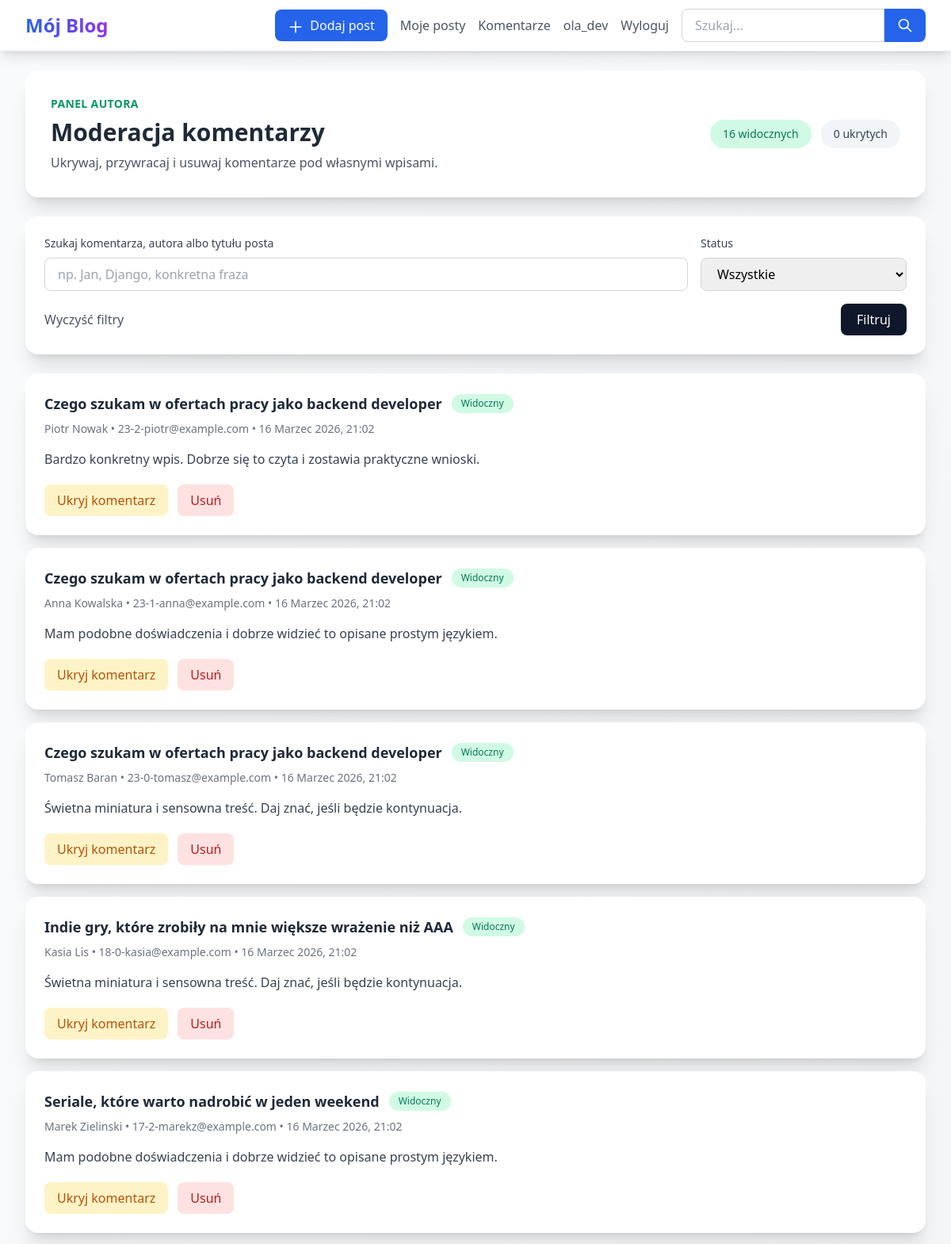
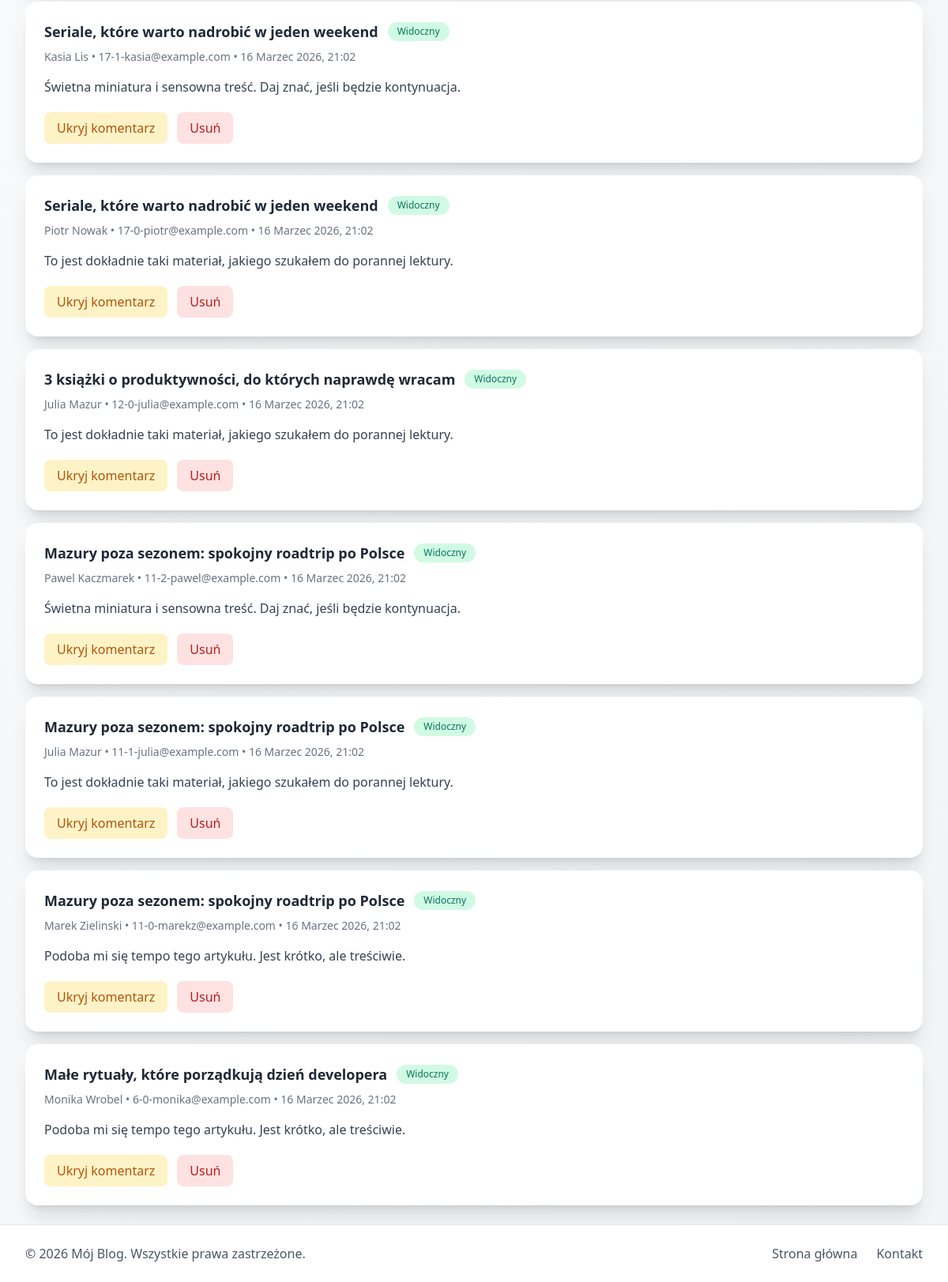
The page /my-comments/ (signed in) on the database its author committed (2 pictures, top to bottom).
### blog/models.py (models this page shows, shortened)
class Comment(models.Model):
    post = models.ForeignKey(Post, on_delete=models.CASCADE, related_name='comments')
    name = models.CharField(max_length=100)
    email = models.EmailField()
    content = models.TextField()
    created_at = models.DateTimeField(auto_now_add=True)
    is_approved = models.BooleanField(default=False)
    class Meta:
        verbose_name = 'Komentarz'
        verbose_name_plural = 'Komentarze'
        ordering = ['created_at']

class Post(models.Model):
    author = models.ForeignKey(
        settings.AUTH_USER_MODEL,
        on_delete=models.SET_NULL,
        related_name='posts',
        null=True,
        blank=True,
    )
    title = models.CharField(max_length=200)
    slug = models.SlugField(unique=True, blank=True)
    content = models.TextField()
    image_url = models.URLField(blank=True)
    category = models.ForeignKey(Category, on_delete=models.CASCADE, related_name='posts', null=True, blank=True)
    tags = models.ManyToManyField(Tag, blank=True)
    created_at = models.DateTimeField(auto_now_add=True)
    updated_at = models.DateTimeField(auto_now=True)
    is_published = models.BooleanField(default=True)
    is_featured = models.BooleanField(default=False)
    class Meta:
        verbose_name = 'Post'
        verbose_name_plural = 'Posty'
        ordering = ['-created_at']

### blog/views.py (the view)
# urls.py: path('my-comments/', views.my_comments, name='my_comments'),
@login_required(login_url='login')
def my_comments(request):
    comments = get_user_comments_queryset(request.user)
    status = request.GET.get('status', '').strip()
    query = request.GET.get('q', '').strip()
    if status == 'approved':
        comments = comments.filter(is_approved=True)
    elif status == 'hidden':
        comments = comments.filter(is_approved=False)
    if query:
        comments = comments.filter(
            Q(content__icontains=query)
            | Q(name__icontains=query)
            | Q(post__title__icontains=query)
        )
    paginator = Paginator(comments, 12)
    page_obj = paginator.get_page(request.GET.get('page'))
    return render(
        request,
        'blog/my_comments.html',
        {
            'page_obj': page_obj,
            'selected_status': status,
            'query': query,
            'approved_count': get_user_comments_queryset(request.user).filter(is_approved=True).count(),
            'hidden_count': get_user_comments_queryset(request.user).filter(is_approved=False).count(),
        },
    )

### blog/views.py (called while the page is built)
def get_user_comments_queryset(user):
    return (
        Comment.objects.filter(post__author=user)
        .select_related('post')
        .order_by('-created_at')
    )

### blog/templates/blog/my_comments.html (shortened to what this page needs)
{% extends 'blog/base.html' %}
{% block content %}
<div class="px-4 sm:px-0">
    <div class="max-w-6xl mx-auto space-y-6">
        <div class="bg-white rounded-2xl shadow-xl p-8 flex items-center justify-between gap-4 flex-wrap">
            <div>
                <p class="text-sm uppercase tracking-wide text-emerald-600 font-semibold mb-2">Panel autora</p>
                <h1 class="text-3xl font-bold text-gray-800">Moderacja komentarzy</h1>
                <p class="text-gray-600 mt-2">Ukrywaj, przywracaj i usuwaj komentarze pod własnymi wpisami.</p>
            </div>
            <div class="flex gap-3 text-sm">
                <span class="px-4 py-2 bg-emerald-100 text-emerald-700 rounded-full font-medium">{{ approved_count }} widocznych</span>
                <span class="px-4 py-2 bg-slate-100 text-slate-700 rounded-full font-medium">{{ hidden_count }} ukrytych</span>
            </div>
        </div>
        <section class="bg-white rounded-2xl shadow-xl p-6">
            <form method="GET" class="grid grid-cols-1 md:grid-cols-4 gap-4">
                <div class="md:col-span-3">
                    <label class="block text-sm font-medium text-gray-700 mb-2">Szukaj komentarza, autora albo tytułu posta</label>
                    <input type="text" name="q" value="{{ query }}" class="w-full px-4 py-2 border border-gray-300 rounded-lg focus:ring-2 focus:ring-emerald-500" placeholder="np. Jan, Django, konkretna fraza">
                </div>
                <div>
                    <label class="block text-sm font-medium text-gray-700 mb-2">Status</label>
                    <select name="status" class="w-full px-4 py-2 border border-gray-300 rounded-lg focus:ring-2 focus:ring-emerald-500">
                        <option value="">Wszystkie</option>
                    </select>
                </div>
                <div class="md:col-span-4 flex items-center justify-between gap-3 flex-wrap">
                    <a href="{% url 'my_comments' %}" class="text-gray-600 hover:text-gray-800 font-medium">Wyczyść filtry</a>
                    <button type="submit" class="bg-slate-900 text-white px-5 py-2 rounded-lg hover:bg-slate-800 transition font-medium">Filtruj</button>
                </div>
            </form>
        </section>
        {% if page_obj.object_list %}
        <div class="space-y-4">
            {% for comment in page_obj.object_list %}
            <article class="bg-white rounded-2xl shadow-xl p-6">
                <div class="flex items-start justify-between gap-4 flex-wrap">
                    <div>
                        <div class="flex items-center gap-3 flex-wrap mb-2">
                            <a href="{% url 'post_detail' comment.post.slug %}" class="text-lg font-semibold text-gray-800 hover:text-blue-600">{{ comment.post.title }}</a>
                            {% if comment.is_approved %}
                            <span class="px-3 py-1 bg-emerald-100 text-emerald-700 rounded-full text-xs font-medium">Widoczny</span>
                            {% else %}
                            <span class="px-3 py-1 bg-slate-100 text-slate-700 rounded-full text-xs font-medium">Ukryty</span>
                            {% endif %}
                        </div>
                        <p class="text-sm text-gray-500">{{ comment.name }} • {{ comment.email }} • {{ comment.created_at|date:"d F Y, H:i" }}</p>
                    </div>
                </div>
                <div class="mt-4 text-gray-700">
                    {{ comment.content|linebreaks }}
                </div>
                <div class="mt-5 flex items-center gap-3 flex-wrap">
                    <form action="{% url 'toggle_comment_approval' comment.pk %}" method="POST">
                        <button type="submit" class="px-4 py-2 rounded-lg font-medium {% if comment.is_approved %}bg-amber-100 text-amber-700 hover:bg-amber-200{% else %}bg-emerald-100 text-emerald-700 hover:bg-emerald-200{% endif %} transition">
                            {% if comment.is_approved %}Ukryj komentarz{% else %}Przywróć komentarz{% endif %}
                        </button>
                    </form>
                    <form action="{% url 'delete_comment' comment.pk %}" method="POST" onsubmit="return confirm('Usunąć ten komentarz?');">
                        <button type="submit" class="bg-red-100 text-red-700 px-4 py-2 rounded-lg hover:bg-red-200 transition font-medium">
                            Usuń
                        </button>
                    </form>
                </div>
            </article>
            {% endfor %}
        </div>
        {% else %}
        <div class="bg-white rounded-2xl shadow-xl p-12 text-center">
            <p class="text-gray-700 text-lg font-medium">Brak komentarzy pasujących do filtrów.</p>
        </div>
        {% endif %}
    </div>
</div>
{% endblock %}

### blog/templates/blog/base.html (shortened to what this page needs)
<!DOCTYPE html>
<html lang="pl">
<head>
    <script src="https://cdn.tailwindcss.com"></script>
</head>
<body class="bg-gradient-to-br from-gray-50 to-gray-100 min-h-screen flex flex-col">
    <nav class="bg-white shadow-lg border-b border-gray-200">
        <div class="max-w-7xl mx-auto px-4 sm:px-6 lg:px-8">
            <div class="flex justify-between h-16">
                <div class="flex items-center">
                    <a href="{% url 'post_list' %}" class="text-2xl font-bold bg-gradient-to-r from-blue-600 to-purple-600 bg-clip-text text-transparent">
                    </a>
                </div>
                <div class="flex items-center space-x-4">
                    {% if user.is_authenticated %}
                    <a href="{% url 'create_post' %}" class="bg-blue-600 text-white px-4 py-2 rounded-lg hover:bg-blue-700 transition font-medium">
                        <svg class="w-5 h-5 inline mr-1" fill="none" stroke="currentColor" viewBox="0 0 24 24">
                            <path stroke-linecap="round" stroke-linejoin="round" stroke-width="2" d="M12 4v16m8-8H4"></path>
                        </svg>
                        Dodaj post
                    </a>
                    <a href="{% url 'my_posts' %}" class="text-gray-600 hover:text-blue-600 transition font-medium">
                        Moje posty
                    </a>
                    <a href="{% url 'my_comments' %}" class="text-gray-600 hover:text-blue-600 transition font-medium">
                        Komentarze
                    </a>
                    <a href="{% url 'profile' %}" class="text-gray-600 hover:text-blue-600 transition font-medium">
                        {{ user.username }}
                    </a>
                    <a href="{% url 'logout' %}" class="text-gray-600 hover:text-red-600 transition font-medium">
                        Wyloguj
                    </a>
                    {% endif %}
                    <form action="{% url 'search' %}" method="GET" class="flex">
                        <input type="text" name="q" placeholder="Szukaj..."
                            class="px-4 py-2 border border-gray-300 rounded-l-lg focus:outline-none focus:ring-2 focus:ring-blue-500 focus:border-transparent w-40 sm:w-64">
                        <button type="submit"
                            class="bg-blue-600 text-white px-4 py-2 rounded-r-lg hover:bg-blue-700 transition">
                            <svg class="w-5 h-5" fill="none" stroke="currentColor" viewBox="0 0 24 24">
                                <path stroke-linecap="round" stroke-linejoin="round" stroke-width="2" d="M21 21l-6-6m2-5a7 7 0 11-14 0 7 7 0 0114 0z"></path>
                            </svg>
                        </button>
                    </form>
                </div>
            </div>
        </div>
    </nav>
    <main class="flex-grow max-w-7xl mx-auto py-6 sm:px-6 lg:px-8 w-full">
        {% block content %}{% endblock %}
    </main>
    <footer class="bg-white border-t border-gray-200 mt-auto">
        <div class="max-w-7xl mx-auto px-4 py-6 sm:px-6 lg:px-8">
            <div class="flex flex-col md:flex-row justify-between items-center">
                <p class="text-gray-600">
                    &copy; 2026 Mój Blog. Wszystkie prawa zastrzeżone.
                </p>
                <div class="flex space-x-6 mt-4 md:mt-0">
                    <a href="{% url 'post_list' %}" class="text-gray-600 hover:text-blue-600 transition">
                        Strona główna
                    </a>
                    <a href="{% url 'contact' %}" class="text-gray-600 hover:text-blue-600 transition">
                        Kontakt
                    </a>
                </div>
            </div>
        </div>
    </footer>
</body>
</html>

### rows shown on the page
Comment: post "Czego szukam w ofertach pracy jako backend developer", is_approved "Widoczny", name "Piotr Nowak", email "23-2-piotr@example.com", created_at "16 Marzec 2026, 21:02", content "Bardzo konkretny wpis. Dobrze się to czyta i zostawia praktyczne wnioski."
Comment: post "Czego szukam w ofertach pracy jako backend developer", is_approved "Widoczny", name "Anna Kowalska", email "23-1-anna@example.com", created_at "16 Marzec 2026, 21:02", content "Mam podobne doświadczenia i dobrze widzieć to opisane prostym językiem."
Comment: post "Czego szukam w ofertach pracy jako backend developer", is_approved "Widoczny", name "Tomasz Baran", email "23-0-tomasz@example.com", created_at "16 Marzec 2026, 21:02", content "Świetna miniatura i sensowna treść. Daj znać, jeśli będzie kontynuacja."
Comment: post "Indie gry, które zrobiły na mnie większe wrażenie niż AAA", is_approved "Widoczny", name "Kasia Lis", email "18-0-kasia@example.com", created_at "16 Marzec 2026, 21:02", content "Świetna miniatura i sensowna treść. Daj znać, jeśli będzie kontynuacja."
Comment: post "Seriale, które warto nadrobić w jeden weekend", is_approved "Widoczny", name "Marek Zielinski", email "17-2-marekz@example.com", created_at "16 Marzec 2026, 21:02", content "Mam podobne doświadczenia i dobrze widzieć to opisane prostym językiem."
Comment: post "Seriale, które warto nadrobić w jeden weekend", is_approved "Widoczny", name "Kasia Lis", email "17-1-kasia@example.com", created_at "16 Marzec 2026, 21:02", content "Świetna miniatura i sensowna treść. Daj znać, jeśli będzie kontynuacja."
Comment: post "Seriale, które warto nadrobić w jeden weekend", is_approved "Widoczny", name "Piotr Nowak", email "17-0-piotr@example.com", created_at "16 Marzec 2026, 21:02", content "To jest dokładnie taki materiał, jakiego szukałem do porannej lektury."
Comment: post "3 książki o produktywności, do których naprawdę wracam", is_approved "Widoczny", name "Julia Mazur", email "12-0-julia@example.com", created_at "16 Marzec 2026, 21:02", content "To jest dokładnie taki materiał, jakiego szukałem do porannej lektury."
Comment: post "Mazury poza sezonem: spokojny roadtrip po Polsce", is_approved "Widoczny", name "Pawel Kaczmarek", email "11-2-pawel@example.com", created_at "16 Marzec 2026, 21:02", content "Świetna miniatura i sensowna treść. Daj znać, jeśli będzie kontynuacja."
Comment: post "Mazury poza sezonem: spokojny roadtrip po Polsce", is_approved "Widoczny", name "Julia Mazur", email "11-1-julia@example.com", created_at "16 Marzec 2026, 21:02", content "To jest dokładnie taki materiał, jakiego szukałem do porannej lektury."
Comment: post "Mazury poza sezonem: spokojny roadtrip po Polsce", is_approved "Widoczny", name "Marek Zielinski", email "11-0-marekz@example.com", created_at "16 Marzec 2026, 21:02", content "Podoba mi się tempo tego artykułu. Jest krótko, ale treściwie."
Comment: post "Małe rytuały, które porządkują dzień developera", is_approved "Widoczny", name "Monika Wrobel", email "6-0-monika@example.com", created_at "16 Marzec 2026, 21:02", content "Podoba mi się tempo tego artykułu. Jest krótko, ale treściwie."

### other values the page prints
{{ user.username }} "ola_dev"
{{ approved_count }} "16"
{{ hidden_count }} "0"
